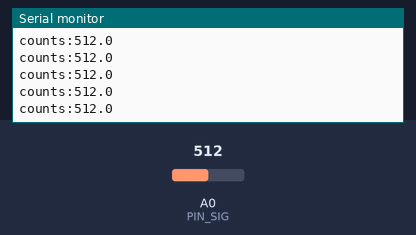
Simulated run of this sketch. Board: Arduino Uno, built with avr-gcc and run on an emulated ATmega328P. Parts: the last lines printed to the serial monitor. The test bench sets the inputs (shaded band); at power-on: A0 (PIN_SIG) = 512.

Above: at 1.2 s.
1.3 s: A0 (PIN_SIG) set to 716
At 1.32 s:
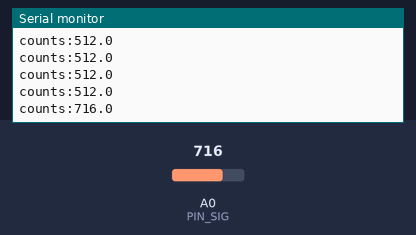
2.8 s: A0 (PIN_SIG) set to 900
At 2.82 s:
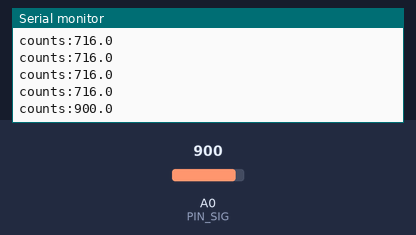
Timing chart, 0 to 5.8 s (numbered marks = the images above; inputs shaded):
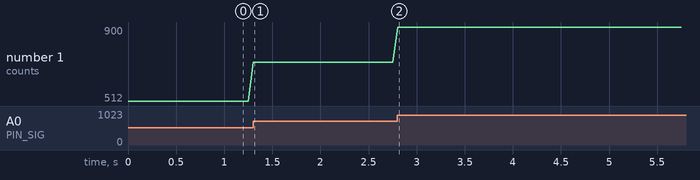

The sketch:

odax_probe.ino
```cpp
/*
  ODAX EDA probe: streams the raw sensor output so you can see how this board behaves.
  Open Tools > Serial Plotter at 115200 baud.

  WIRING: ODAX VCC -> Uno 5V, ODAX GND -> Uno GND, ODAX OUT -> A0. Atomizer not needed.

  WHAT TO MEASURE (write the numbers down, odax_atomizer.ino needs them)
    1. Electrodes unplugged / not touching skin: note the reading. This is the "no contact" level.
    2. Straps on two fingers of one hand (the ODAX tutorial uses index and middle finger).
       Sit still for 1-2 minutes. Note how far the reading drifts while it settles.
    3. POLARITY: take a deep breath or clap, or press the straps harder.
       Value goes UP when you are aroused / the skin gets more conductive  -> POLARITY = +1
       Value goes DOWN                                                      -> POLARITY = -1
    4. Noise: peak-to-peak of the resting line over 10 s, and the size of a typical response.
       A good TRIGGER_RISE_COUNTS is about half the size of a typical response, and well above the noise.
  1 count is about 4.9 mV when the 5V pin is 5.0 V (ADC reference = supply).
*/

const uint8_t PIN_SIG = A0;
const uint8_t OVERSAMPLE = 16;
const unsigned long PERIOD_MS = 50;   // 20 Hz

unsigned long nextMs;

void setup() {
  Serial.begin(115200);
  (void)analogRead(PIN_SIG);
  nextMs = millis();
}

void loop() {
  if ((long)(millis() - nextMs) < 0) return;
  nextMs += PERIOD_MS;

  uint32_t sum = 0;
  for (uint8_t i = 0; i < OVERSAMPLE; i++) sum += analogRead(PIN_SIG);
  Serial.print("counts:");
  Serial.println((float)sum / OVERSAMPLE, 1);
}
```

Measured:
- after the input at 1.3 s, the serial monitor: prints a new line at once (image 1)
- after the input at 2.8 s, the serial monitor: prints a new line at once (image 2)
- plotted number 1: 512 → 716 after the input at 1.3 s, 716 → 900 after the input at 2.8 s
